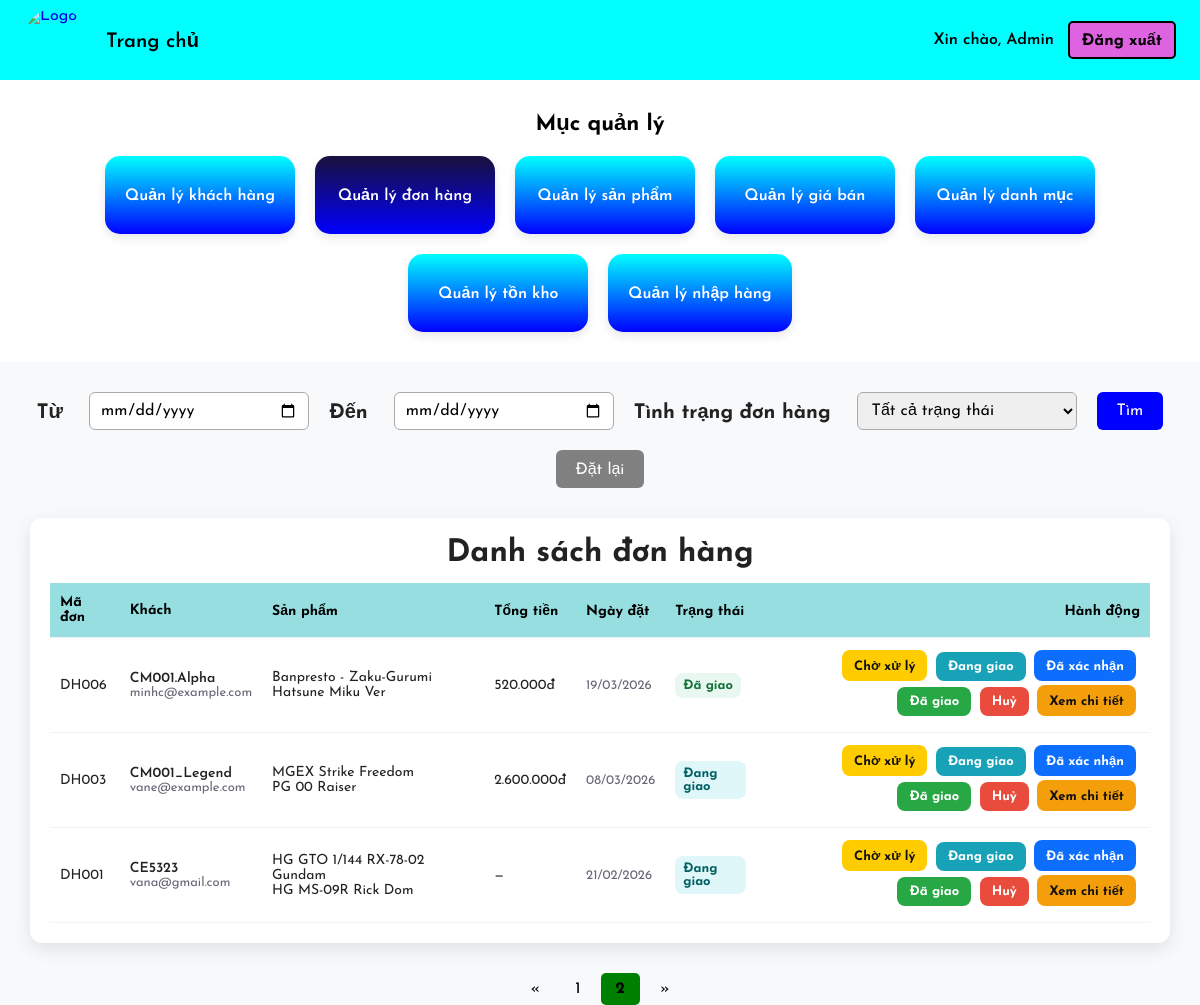
Screenshot of /admin/shiping.php?page=2 with the database file from the repository.
### tables this page shows
CREATE TABLE `orders` (
  `id_order` varchar(20) NOT NULL,
  `customer_id` varchar(10) NOT NULL,
  `order_date` date NOT NULL,
  `status` enum('Chờ xử lý','Đã xác nhận','Đang giao','Đã giao','Đã huỷ') DEFAULT 'Chờ xử lý',
  `created_at` timestamp NOT NULL DEFAULT current_timestamp(),
  `total` int(11) DEFAULT NULL,
  `receiver_name` varchar(100) DEFAULT NULL,
  `receiver_phone` varchar(20) DEFAULT NULL,
  `receiver_address` varchar(255) DEFAULT NULL,
  `payment_method` varchar(50) DEFAULT NULL,
  `note` text DEFAULT NULL
);

CREATE TABLE `customers` (
  `customer_id` varchar(10) NOT NULL,
  `phone` varchar(15) NOT NULL,
  `email` varchar(100) NOT NULL,
  `address` varchar(255) DEFAULT NULL,
  `register_date` date NOT NULL,
  `status` enum('Hoạt động','Bị khóa') DEFAULT 'Hoạt động',
  `created_at` timestamp NOT NULL DEFAULT current_timestamp(),
  `username` varchar(50) DEFAULT NULL,
  `password` varchar(255) DEFAULT NULL
);

CREATE TABLE `product_list` (
  `ProductID` varchar(255) NOT NULL,
  `ProductName` varchar(255) DEFAULT NULL,
  `Grade` varchar(255) DEFAULT NULL,
  `Producer` varchar(255) DEFAULT NULL,
  `Product_source` longtext DEFAULT NULL,
  `Product_description` longtext DEFAULT NULL,
  `Product_detail` text DEFAULT NULL,
  `Product_image` varchar(255) DEFAULT NULL,
  `Price` int(11) DEFAULT NULL,
  `Profit` decimal(5,2) DEFAULT NULL,
  `cost_price` decimal(12,2) DEFAULT 0.00,
  `Quantity` int(11) NOT NULL DEFAULT 0
);

### admin/shiping.php (the view, shortened to what this page needs)
<?php
$conn = new mysqli("localhost","root","","hobbystore");
$date_from = isset($_GET['date_from']) ? $_GET['date_from'] : '';
$date_to   = isset($_GET['date_to'])   ? $_GET['date_to']   : '';
$where = "WHERE 1=1";
$per_page = 5;
$page   = isset($_GET['page']) ? (int)$_GET['page'] : 1;
$offset = ($page - 1) * $per_page;
$count_res  = $conn->query("SELECT COUNT(*) as total FROM orders o $where");
$total_rows = $count_res->fetch_assoc()['total'];
$total_pages = max(1, ceil($total_rows / $per_page));
$sql = "SELECT o.id_order, o.order_date, o.status, o.total,
               o.receiver_name, o.receiver_phone, o.receiver_address,
               o.payment_method, o.note,
               c.email, c.username
        FROM orders o
        JOIN customers c ON o.customer_id = c.customer_id
        $where
        ORDER BY o.order_date DESC
        LIMIT $per_page OFFSET $offset";
$result = $conn->query($sql);
$qp = [];
$qs = count($qp) ? '&'.implode('&',$qp) : '';
?>
<!DOCTYPE html>
<html lang="vi">
<head>
  <link rel="stylesheet" href="assets/css/style.css">
</head>
<body>
<nav class="navbar">
  <div class="nav-left">
    <a href="admin.php" class="logo-link"><img src="assets/img/logo.png" alt="Logo" class="navbar-logo"></a>
    <a href="admin.php" class="nav-home">Trang chủ</a>
  </div>
  <div class="nav-right">
    <span class="hello">Xin chào, Admin</span>
    <a href="adminlogin.php" class="logout-btn">Đăng xuất</a>
  </div>
</nav>
<section class="overview-menu">
  <h2>Mục quản lý</h2>
  <div class="menu-grid">
    <a href="customer.php"><div class="menu-card"><h3>Quản lý khách hàng</h3></div></a>
    <a href="shiping.php"><div class="menu-card" style="background:linear-gradient(to bottom,#19113b,blue);"><h3>Quản lý đơn hàng</h3></div></a>
    <a href="quanlysp.php"><div class="menu-card"><h3>Quản lý sản phẩm</h3></div></a>
    <a href="lndm.php"><div class="menu-card"><h3>Quản lý giá bán</h3></div></a>
    <a href="quanlydm.php"><div class="menu-card"><h3>Quản lý danh mục</h3></div></a>
    <a href="tracuusoluong.php"><div class="menu-card"><h3>Quản lý tồn kho</h3></div></a>
    <a href="quanlynhaphang.php"><div class="menu-card"><h3>Quản lý nhập hàng</h3></div></a>
  </div>
</section>
<form action="shiping.php" method="get" class="search-advanced">
  <label>Từ</label>
  <input type="date" name="date_from" value="<?php echo htmlspecialchars($date_from); ?>">
  <label>Đến</label>
  <input type="date" name="date_to" value="<?php echo htmlspecialchars($date_to); ?>">
  <label>Tình trạng đơn hàng</label>
  <select name="sanpham">
    <option value="">Tất cả trạng thái</option>
  </select>
  <button type="submit" style="height:38px;">Tìm</button>
  <a href="shiping.php"><button type="button" style="height:38px;background:gray;color:white;border:none;border-radius:6px;padding:8px 20px;font-size:16px;cursor:pointer;">Đặt lại</button></a>
</form>
<div class="shipping-table">
  <h2>Danh sách đơn hàng</h2>
  <table>
    <thead>
      <tr>
        <th>Mã đơn</th>
        <th>Khách</th>
        <th>Sản phẩm</th>
        <th>Tổng tiền</th>
        <th>Ngày đặt</th>
        <th>Trạng thái</th>
        <th style="text-align:right">Hành động</th>
      </tr>
    </thead>
    <tbody>
    <?php while($row = $result->fetch_assoc()):
        $oid = $conn->real_escape_string($row['id_order']);
        $items_res = $conn->query("SELECT p.ProductName, oi.quantity, p.Price
                                   FROM order_item oi
                                   JOIN product_list p ON oi.ProductID = p.ProductID
                                   WHERE oi.id_order='$oid'");
        $items = [];
        while($it = $items_res->fetch_assoc()) $items[] = $it;
        $product_names = implode('<br>', array_map(fn($i) => htmlspecialchars($i['ProductName']), $items));
        $badge = 'status-pending';
        if($row['status']==='Đã giao' || $row['status']==='Đã xác nhận') $badge = 'status-shipped';
        elseif($row['status']==='Đang giao') $badge = 'status-delivering';
        elseif($row['status']==='Đã huỷ') $badge = 'status-cancel';
        $items_json = htmlspecialchars(json_encode($items, JSON_UNESCAPED_UNICODE), ENT_QUOTES);
    ?>
    <tr>
      <td><?php echo htmlspecialchars($row['id_order']); ?></td>
      <td>
        <div style="font-weight:600"><?php echo htmlspecialchars($row['receiver_name'] ?? $row['username']); ?></div>
        <div class="muted"><?php echo htmlspecialchars($row['email']); ?></div>
      </td>
      <td><?php echo $product_names; ?></td>
      <td><?php echo $row['total'] ? number_format($row['total'],0,',','.') . 'đ' : '—'; ?></td>
      <td class="muted"><?php echo date('d/m/Y', strtotime($row['order_date'])); ?></td>
      <td><span class="status-badge <?php echo $badge; ?>"><?php echo htmlspecialchars($row['status']); ?></span></td>
      <td style="text-align:right">
        <form method="post" style="display:inline;">
          <button type="submit" name="status" value="Chờ xử lý"   class="btn btn-pending">Chờ xử lý</button>
          <button type="submit" name="status" value="Đang giao"    class="btn btn-delivering">Đang giao</button>
          <button type="submit" name="status" value="Đã xác nhận"  class="btn btn-confirm">Đã xác nhận</button>
          <button type="submit" name="status" value="Đã giao"      class="btn btn-deliver">Đã giao</button>
          <button type="submit" name="status" value="Đã huỷ"
            onclick="return confirm('Bạn chắc chắn muốn huỷ đơn <?php echo $row['id_order']; ?>?')"
            class="btn btn-cancel">Huỷ</button>
        </form>
        <button class="btn btn-detail"
          onclick="openModal(
            '<?php echo htmlspecialchars($row['id_order']); ?>',
            '<?php echo htmlspecialchars($row['receiver_name'] ?? $row['username']); ?>',
            '<?php echo htmlspecialchars($row['email']); ?>',
            '<?php echo htmlspecialchars($row['receiver_address'] ?? ''); ?>',
            '<?php echo htmlspecialchars($row['order_date']); ?>',
            '<?php echo htmlspecialchars($row['status']); ?>',
            '<?php echo $row['total'] ? number_format($row['total'],0,',','.') . 'đ' : '—'; ?>',
            '<?php echo htmlspecialchars($row['payment_method'] ?? ''); ?>',
            '<?php echo htmlspecialchars($row['note'] ?? ''); ?>',
            <?php echo $items_json; ?>
          )">Xem chi tiết</button>
      </td>
    </tr>
    <?php endwhile; ?>
    </tbody>
  </table>
</div>
<div class="pagination">
  <a href="shiping.php?page=1<?php echo $qs; ?>">&laquo;</a>
  <?php for($i=1;$i<=$total_pages;$i++): ?>
    <a href="shiping.php?page=<?php echo $i.$qs; ?>" <?php echo $i==$page?'class="active"':''; ?>><?php echo $i; ?></a>
  <?php endfor; ?>
  <a href="shiping.php?page=<?php echo $total_pages.$qs; ?>">&raquo;</a>
</div>
</body>
</html>

### admin/assets/css/style.css (style rules this page uses)
* { margin: 0; padding: 0; font-family: "Josefin Sans", sans-serif; text-decoration: none; box-sizing: border-box; }
body { height: 100vh; background: #f5f5f5; box-sizing: border-box; }
body { background-color: #f4f4f4; }
h2 { font-size: 2rem; font-weight: 700; color: #333; text-align: center; margin: 0 0 2rem 0; }

### admin/shiping.php (style rules this page uses)
body { font-family:"Josefin Sans",Arial,sans-serif; background:#f8f9fa; margin:0; padding:0; color:#222; }
nav.navbar { display:flex !important; justify-content:space-between !important; align-items:center !important; background-color:cyan !important; height:80px !important; min-height:80px !important; padding:0 24px !important; box-sizing:border-box !important; gap:12px; z-index:50; }
.navbar .navbar-logo { width:64px !important; height:64px !important; min-width:64px !important; min-height:64px !important; border-radius:50% !important; object-fit:cover !important; display:inline-block !important; filter:none !important; mix-blend-mode:normal !important; background:transparent !important; opacity:1 !important; }
.nav-left { display:flex !important; align-items:center !important; gap:18px; }
.nav-left .nav-home { text-decoration:none; color:black; font-size:20px; font-weight:600; }
.nav-right { display:flex !important; align-items:center !important; gap:14px; }
.nav-right .hello { font-weight:600; color:black; }
.logout-btn { background-color:rgb(221,99,225) !important; border:2px solid black !important; border-radius:5px !important; padding:8px 12px !important; color:black !important; text-decoration:none !important; font-weight:700 !important; }
.overview-menu { padding:30px; background-color:white; }
.overview-menu h2 { font-size:22px; color:black; margin:0 0 20px 0; }
.menu-grid { display:flex; flex-wrap:wrap; justify-content:center; gap:20px; }
.menu-card { background:linear-gradient(to bottom,cyan,blue); color:#fff; text-align:center; padding:30px 20px; border-radius:15px; box-shadow:0 4px 10px rgba(0,0,0,0.1); transition:all 0.25s ease; cursor:pointer; min-width:180px; }
.menu-card h3 { font-size:16px; font-weight:600; margin:0; }
.search-advanced { display:flex; align-items:center; justify-content:center; gap:20px; margin:30px auto; flex-wrap:wrap; }
.search-advanced label { font-size:20px; font-weight:bold; margin-right:6px; }
.search-advanced input, .search-advanced select { width:220px; height:38px; padding:6px 10px; font-size:16px; border:1px solid #aaa; border-radius:6px; }
.search-advanced button { background-color:blue; color:white; padding:8px 20px; font-size:16px; border:none; border-radius:6px; cursor:pointer; height:40px; transition:0.25s; }
.shipping-table { margin:30px; background-color:#fff; border-radius:12px; box-shadow:0 6px 18px rgba(0,0,0,0.1); padding:20px; }
.shipping-table h2 { margin:0 0 14px 0; font-size:31px; color:#222; }
table { width:100%; border-collapse:collapse; font-size:14px; text-align:left; }
thead th { text-align:left; padding:12px 10px; border-bottom:1px solid #eef2f8; color:#000; font-weight:700; background:#96dee0; }
tbody td { padding:12px 10px; border-bottom:1px solid #f1f3f6; vertical-align:middle; }
.btn { padding:8px 12px; border-radius:8px; border:none; cursor:pointer; font-weight:700; font-size:13px; margin-right:4px; margin-bottom:4px; }
.btn-deliver { background:#28a745; color:#fff; }
.btn-cancel { background:#e94b3c; color:#fff; }
.btn-detail { background:#f59e0b; color:#111; }
.btn-pending { background:#ffcc00; color:#111; }
.btn-delivering { background:#17a2b8; color:#fff; }
.btn-confirm { background:#0d6efd; color:#fff; }
.status-badge { padding:6px 8px; border-radius:8px; font-weight:700; font-size:13px; display:inline-block; }
.status-shipped { background:#e8f8f0; color:#14723b; }
.status-delivering { background:#e0f7fa; color:#006064; }
.pagination { text-align:center; margin-top:20px; margin-bottom:50px; }
.pagination a { color:black; text-decoration:none; padding:8px 15px; display:inline-block; }
.pagination a.active { background-color:green; font-weight:bold; border-radius:5px; }
.muted { color:#667; font-size:13px; }

### rows the page displays
orders: id_order "DH006", receiver_name "CM001.Alpha", customer.email "minhc@example.com", product_list.ProductName "Banpresto - Zaku-Gurumi Hatsune Miku Ver", total "520.000", order_date "19/03/2026", status "Đã giao"
orders: id_order "DH003", receiver_name "CM001_Legend", customer.email "vane@example.com", ProductName "MGEX Strike Freedom PG 00 Raiser", total "2.600.000", order_date "08/03/2026", status "Đang giao"
orders: id_order "DH001", customer.username "CE5323", customer.email "vana@gmail.com", ProductName "HG GTO 1/144 RX-78-02 Gundam HG MS-09R Rick Dom", order_date "21/02/2026", status "Đang giao"
